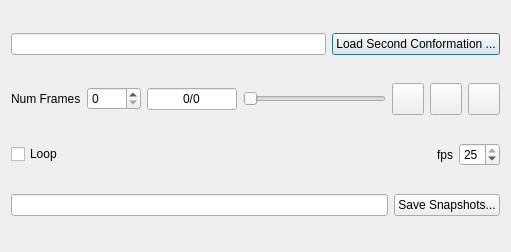
<ui version="4.0" >
 <class>LinMorphDialog</class>
 <widget class="QDialog" name="LinMorphDialog" >
  <property name="geometry" >
   <rect>
    <x>0</x>
    <y>0</y>
    <width>511</width>
    <height>252</height>
   </rect>
  </property>
  <property name="windowTitle" >
   <string>Linear Morph Trajectory</string>
  </property>
  <layout class="QVBoxLayout" >
   <item>
    <layout class="QHBoxLayout" >
     <item>
      <widget class="QLineEdit" name="fileEdit" />
     </item>
     <item>
      <widget class="QPushButton" name="loadButton" >
       <property name="toolTip" >
        <string>Load a second confromation and computer a linear interpolation with the current conformation.</string>
       </property>
       <property name="whatsThis" >
        <string>button to load a second conformation from a file.</string>
       </property>
       <property name="text" >
        <string>Load Second Conformation ...</string>
       </property>
      </widget>
     </item>
    </layout>
   </item>
   <item>
    <layout class="QHBoxLayout" >
     <item>
      <widget class="QLabel" name="label_2" >
       <property name="text" >
        <string>Num Frames</string>
       </property>
      </widget>
     </item>
     <item>
      <widget class="QSpinBox" name="numFramesSpin" >
       <property name="maximum" >
        <number>1000</number>
       </property>
      </widget>
     </item>
     <item>
      <widget class="QLineEdit" name="frameEdit" >
       <property name="enabled" >
        <bool>true</bool>
       </property>
       <property name="maximumSize" >
        <size>
         <width>90</width>
         <height>16777215</height>
        </size>
       </property>
       <property name="text" >
        <string>0/0</string>
       </property>
       <property name="alignment" >
        <set>Qt::AlignCenter</set>
       </property>
       <property name="readOnly" >
        <bool>true</bool>
       </property>
      </widget>
     </item>
     <item>
      <widget class="QSlider" name="frameSlider" >
       <property name="minimum" >
        <number>1</number>
       </property>
       <property name="maximum" >
        <number>1</number>
       </property>
       <property name="orientation" >
        <enum>Qt::Horizontal</enum>
       </property>
      </widget>
     </item>
     <item>
      <widget class="QPushButton" name="playButton" >
       <property name="minimumSize" >
        <size>
         <width>32</width>
         <height>32</height>
        </size>
       </property>
       <property name="maximumSize" >
        <size>
         <width>32</width>
         <height>32</height>
        </size>
       </property>
       <property name="text" >
        <string/>
       </property>
       <property name="icon" >
        <iconset resource="linmorph.qrc" >
         <normaloff>:/amarok/icons/amarok_play.png</normaloff>:/amarok/icons/amarok_play.png</iconset>
       </property>
       <property name="iconSize" >
        <size>
         <width>32</width>
         <height>32</height>
        </size>
       </property>
      </widget>
     </item>
     <item>
      <widget class="QPushButton" name="pauseButton" >
       <property name="minimumSize" >
        <size>
         <width>32</width>
         <height>32</height>
        </size>
       </property>
       <property name="maximumSize" >
        <size>
         <width>32</width>
         <height>32</height>
        </size>
       </property>
       <property name="text" >
        <string/>
       </property>
       <property name="icon" >
        <iconset resource="linmorph.qrc" >
         <normaloff>:/amarok/icons/amarok_pause.png</normaloff>:/amarok/icons/amarok_pause.png</iconset>
       </property>
       <property name="iconSize" >
        <size>
         <width>32</width>
         <height>32</height>
        </size>
       </property>
      </widget>
     </item>
     <item>
      <widget class="QPushButton" name="stopButton" >
       <property name="minimumSize" >
        <size>
         <width>32</width>
         <height>32</height>
        </size>
       </property>
       <property name="maximumSize" >
        <size>
         <width>32</width>
         <height>32</height>
        </size>
       </property>
       <property name="text" >
        <string/>
       </property>
       <property name="icon" >
        <iconset resource="linmorph.qrc" >
         <normaloff>:/amarok/icons/amarok_stop.png</normaloff>:/amarok/icons/amarok_stop.png</iconset>
       </property>
       <property name="iconSize" >
        <size>
         <width>32</width>
         <height>32</height>
        </size>
       </property>
      </widget>
     </item>
    </layout>
   </item>
   <item>
    <layout class="QHBoxLayout" >
     <item>
      <widget class="QCheckBox" name="loopBox" >
       <property name="text" >
        <string>Loop</string>
       </property>
      </widget>
     </item>
     <item>
      <spacer>
       <property name="orientation" >
        <enum>Qt::Horizontal</enum>
       </property>
       <property name="sizeHint" stdset="0" >
        <size>
         <width>40</width>
         <height>20</height>
        </size>
       </property>
      </spacer>
     </item>
     <item>
      <widget class="QLabel" name="label" >
       <property name="text" >
        <string>fps</string>
       </property>
      </widget>
     </item>
     <item>
      <widget class="QSpinBox" name="fpsSpin" >
       <property name="minimum" >
        <number>1</number>
       </property>
       <property name="maximum" >
        <number>25</number>
       </property>
       <property name="value" >
        <number>25</number>
       </property>
      </widget>
     </item>
    </layout>
   </item>
   <item>
    <layout class="QHBoxLayout" name="horizontalLayout" >
     <item>
      <widget class="QLineEdit" name="fullPrefixLine" />
     </item>
     <item>
      <widget class="QPushButton" name="saveSnapshotsButton" >
       <property name="toolTip" >
        <string>Save snapshots of the trajectory as a series of POVRay files.  These can then be used to make a movie.</string>
       </property>
       <property name="whatsThis" >
        <string>Button to save the current trajectory.</string>
       </property>
       <property name="text" >
        <string>Save Snapshots...</string>
       </property>
      </widget>
     </item>
    </layout>
   </item>
  </layout>
 </widget>
 <resources>
  <include location="linmorph.qrc" />
 </resources>
 <connections/>
</ui>
